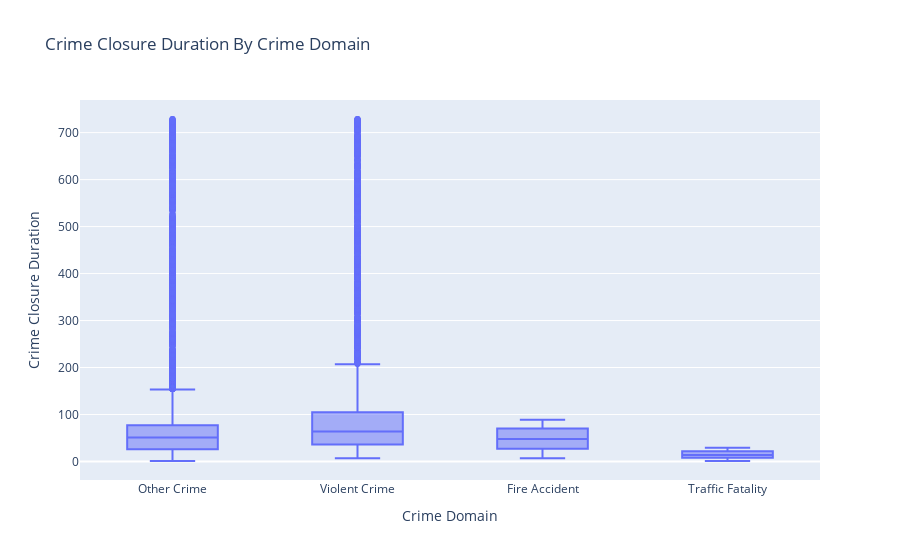

Write notebook code for a chart like this one.
### Code cell
fig = px.box(crime_closure, x = 'Crime Domain', y='crime_closure_duration', 
title = 'Crime Closure Duration By Crime Domain', 
labels = {'Crime Domain' : 'Crime Domain', 'crime_closure_duration' : 'Crime Closure Duration'})
fig.update_layout(xaxis = {'categoryorder' : 'total descending'})
fig.show()

### Figure 1 — Plotly figure (JSON) as saved in the notebook; plotly's stock layout.template omitted (floating-point values rounded to 4 significant figures; data arrays with more than 128 entries replaced by an {"elided": "..."} marker saying what was removed)
{"data": [{"alignmentgroup": "True", "hovertemplate": "Crime Domain=%{x}<br>Crime Closure Duration=%{y}<extra></extra>", "legendgroup": "", "marker": {"color": "#636efa"}, "name": "", "notched": false, "offsetgroup": "", "orientation": "v", "showlegend": false, "type": "box", "x": {"elided": "20062 str values"}, "x0": " ", "xaxis": "x", "y": {"elided": "20062 int values"}, "y0": " ", "yaxis": "y"}], "layout": {"boxmode": "group", "legend": {"tracegroupgap": 0}, "title": {"text": "Crime Closure Duration By Crime Domain"}, "xaxis": {"anchor": "y", "categoryorder": "total descending", "domain": [0, 1], "title": {"text": "Crime Domain"}}, "yaxis": {"anchor": "x", "domain": [0, 1], "title": {"text": "Crime Closure Duration"}}}}
